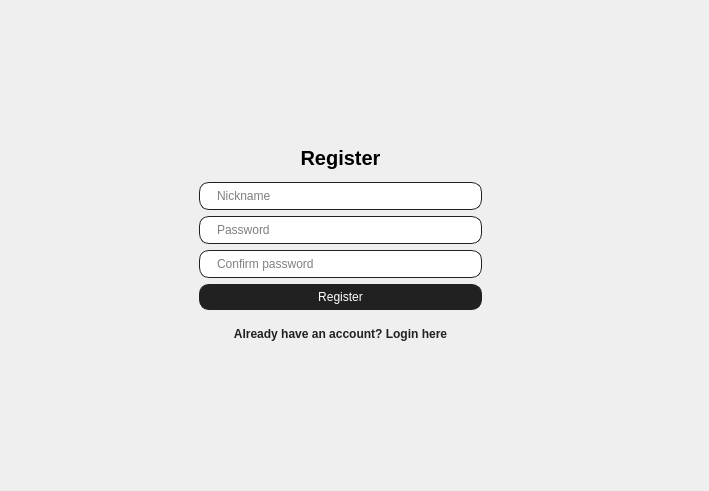
<?xml version="1.0" encoding="UTF-8"?>
<ui version="4.0">
 <class>LoginWindow</class>
 <widget class="QMainWindow" name="LoginWindow">
  <property name="geometry">
   <rect>
    <x>0</x>
    <y>0</y>
    <width>709</width>
    <height>491</height>
   </rect>
  </property>
  <property name="windowTitle">
   <string>MainWindow</string>
  </property>
  <property name="styleSheet">
   <string notr="true">QWidget[class=&quot;MainWidget&quot;]{
	background-color: #a8a8a8;
}

QLineEdit {
	border-radius: 10px;
	border: 1px solid #212121;
	padding: 5px 15px;
}

QPushButton {
	background-color: #212121;
	color: white;
	border-radius: 10px;
	padding: 5px 15px;
	border: 1px solid #212121;
}

QPushButton:hover {
	background-color: #fff;
	color: #212121
}



</string>
  </property>
  <widget class="QWidget" name="centralwidget">
   <widget class="QStackedWidget" name="stackedWidget">
    <property name="geometry">
     <rect>
      <x>190</x>
      <y>130</y>
      <width>301</width>
      <height>231</height>
     </rect>
    </property>
    <property name="sizePolicy">
     <sizepolicy hsizetype="Expanding" vsizetype="Expanding">
      <horstretch>0</horstretch>
      <verstretch>0</verstretch>
     </sizepolicy>
    </property>
    <property name="currentIndex">
     <number>1</number>
    </property>
    <widget class="QWidget" name="Login">
     <layout class="QVBoxLayout" name="verticalLayout">
      <item>
       <widget class="QLabel" name="labelLogin">
        <property name="font">
         <font>
          <pointsize>15</pointsize>
          <bold>true</bold>
         </font>
        </property>
        <property name="text">
         <string>Welcome back</string>
        </property>
        <property name="alignment">
         <set>Qt::AlignmentFlag::AlignCenter</set>
        </property>
       </widget>
      </item>
      <item>
       <widget class="QLineEdit" name="editNick">
        <property name="placeholderText">
         <string>Nickname</string>
        </property>
       </widget>
      </item>
      <item>
       <widget class="QLineEdit" name="editPasswordL">
        <property name="echoMode">
         <enum>QLineEdit::EchoMode::Password</enum>
        </property>
        <property name="placeholderText">
         <string>Password</string>
        </property>
       </widget>
      </item>
      <item>
       <widget class="QPushButton" name="btnLogin">
        <property name="text">
         <string>Login</string>
        </property>
       </widget>
      </item>
      <item>
       <widget class="QLabel" name="labelGoToRegister">
        <property name="text">
         <string>&lt;a href=&quot;#register&quot; style=&quot;color: #212121; text-decoration: none; font-weight: bold;&quot;&gt;Don't have an account? Register here&lt;/a&gt;</string>
        </property>
        <property name="alignment">
         <set>Qt::AlignmentFlag::AlignCenter</set>
        </property>
       </widget>
      </item>
     </layout>
    </widget>
    <widget class="QWidget" name="Register">
     <layout class="QVBoxLayout" name="verticalLayout_2">
      <item>
       <widget class="QLabel" name="labelRegister">
        <property name="font">
         <font>
          <pointsize>15</pointsize>
          <bold>true</bold>
         </font>
        </property>
        <property name="text">
         <string>Register</string>
        </property>
        <property name="alignment">
         <set>Qt::AlignmentFlag::AlignCenter</set>
        </property>
       </widget>
      </item>
      <item>
       <widget class="QLineEdit" name="editNickR">
        <property name="placeholderText">
         <string>Nickname</string>
        </property>
       </widget>
      </item>
      <item>
       <widget class="QLineEdit" name="editPass">
        <property name="echoMode">
         <enum>QLineEdit::EchoMode::Password</enum>
        </property>
        <property name="placeholderText">
         <string>Password</string>
        </property>
       </widget>
      </item>
      <item>
       <widget class="QLineEdit" name="editConfPass">
        <property name="echoMode">
         <enum>QLineEdit::EchoMode::Password</enum>
        </property>
        <property name="placeholderText">
         <string>Confirm password</string>
        </property>
       </widget>
      </item>
      <item>
       <widget class="QPushButton" name="btnRegister">
        <property name="text">
         <string>Register</string>
        </property>
       </widget>
      </item>
      <item>
       <widget class="QLabel" name="labelGoToLogin">
        <property name="text">
         <string>&lt;a href=&quot;#register&quot; style=&quot;color: #212121; text-decoration: none; font-weight: bold;&quot;&gt;Already have an account? Login here&lt;/a&gt;</string>
        </property>
        <property name="alignment">
         <set>Qt::AlignmentFlag::AlignCenter</set>
        </property>
       </widget>
      </item>
     </layout>
    </widget>
   </widget>
  </widget>
 </widget>
 <resources/>
 <connections/>
</ui>
